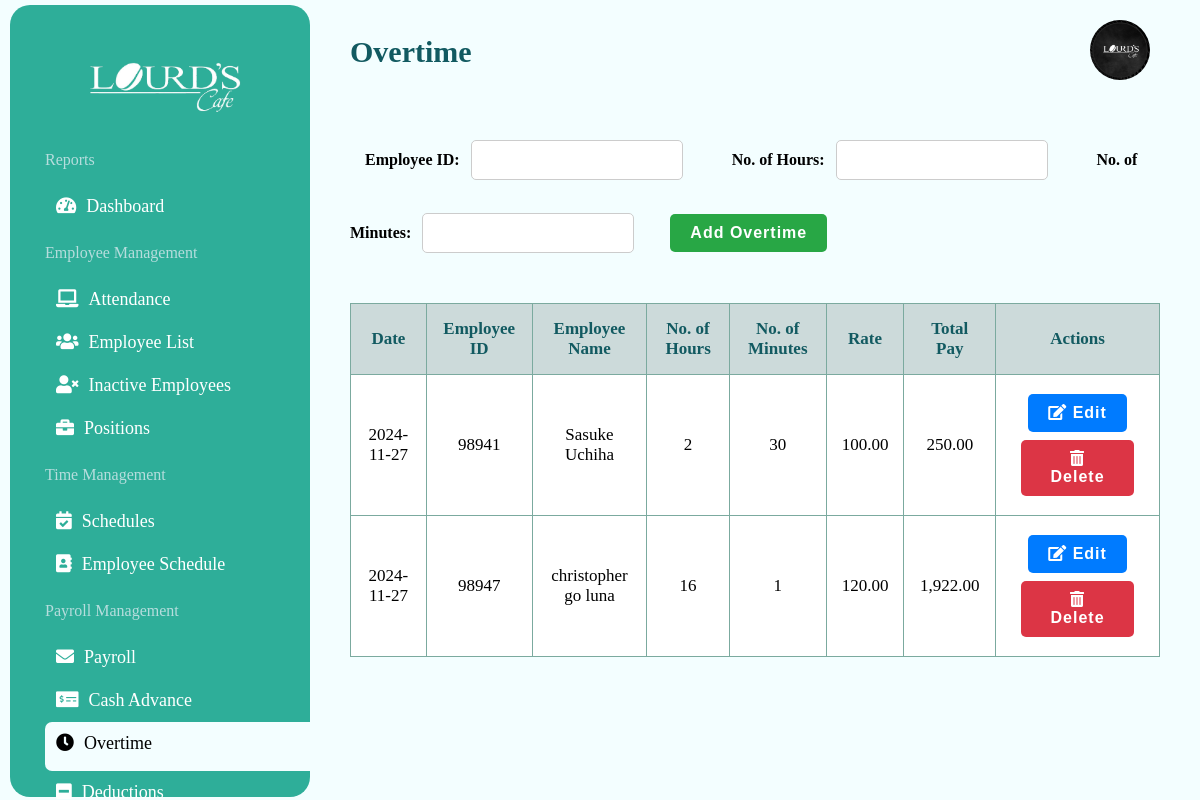
Page /PayManagement/overtime.php (signed in) on the committed database.
### tables this page shows
CREATE TABLE `overtime_records` (
  `id` int(11) NOT NULL,
  `employee_id` int(11) NOT NULL,
  `date_issued` date NOT NULL,
  `hours_worked` float NOT NULL,
  `minutes_worked` int(11) NOT NULL,
  `hourly_rate` decimal(10,2) NOT NULL,
  `total_overtime_pay` decimal(10,2) NOT NULL
);

### PayManagement/overtime.php (the view, shortened to what this page needs)
<?php
$servername = "localhost";
$db_username = "root";
$db_password = "";
$dbname = "CoffeeShop";
$conn = new mysqli($servername, $db_username, $db_password, $dbname);
$sql = "
    SELECT
        o.id, o.employee_id,
        CONCAT(e.firstname, ' ', e.lastname) AS employee_name,
        o.date_issued, o.hours_worked, o.minutes_worked,
        o.hourly_rate, o.total_overtime_pay
    FROM overtime_records o
    LEFT JOIN employees e ON o.employee_id = e.employee_id
";
$result = $conn->query($sql);
$overtimeRecords = $result->fetch_all(MYSQLI_ASSOC);
?>
<!DOCTYPE html>
<html lang="en">
<head>
    <link rel="stylesheet" href="../style/style-overtime.css">
    <link rel="stylesheet" href="../style/style-sidebar.css">
    <link rel="stylesheet" href="../style/style-logout.css">
    <link rel="stylesheet" href="https://cdnjs.cloudflare.com/ajax/libs/font-awesome/5.15.3/css/all.min.css">
</head>
<body>
<div class="sidebar">
        <a href="../dashboard.php"><img alt="Company Logo" height="80" src="../img/letterLogo.png" width="80" /></a>
        <ul>
            <p>Reports</p>
            <li><a href="../dashboard.php"><i class="fas fa-tachometer-alt"></i>Dashboard</a></li>
            <p>Employee Management</p>
            <ul>
            <li><a href="../EmManagement/attendance.php"><i class="fa fa-laptop" aria-hidden="true"></i>Attendance</a></li>
                <li><a href="../EmManagement/employee-list.php"><i class="fa fa-users" aria-hidden="true"></i></i>Employee List</a></li>
                <li><a href="../EmManagement/inactive-employees.php"><i class="fa fa-user-times" aria-hidden="true"></i>Inactive Employees</a></li>
                <li><a href="../EmManagement/positions.php"><i class="fa fa-briefcase" aria-hidden="true"></i>Positions</a></li>
            </ul>
            <p>Time Management</p>
            <ul>
                <li><a href="../EmManagement/schedule_management.php"><i class="fas fa-calendar-check"></i>Schedules</a></li>
                <li><a href="../EmManagement/employee-schedule.php"><i class="fa fa-address-book" aria-hidden="true"></i>Employee Schedule</a></li>
            </ul>
            <p>Payroll Management</p>
            <li><a href="payroll.php"><i class="fa fa-envelope" aria-hidden="true"></i>Payroll</a></li>
            <li><a href="cash-advance.php"><i class="fas fa-money-check-alt"></i>Cash Advance</a></li>
            <li style="    background-color: #f3feff;
                            border-radius: 7px 0px 0px 7px;
                            text-decoration: none;
                            height: 27px;
                            font-size: 18px;
                            transition: color 0.3s ease; ">
                <a href="overtime.php" style=" color: black; transition: color 0.3s ease;"><i class="fas fa-clock" aria-hidden="true"></i>Overtime</a></li>
            <li><a href="taxDeduction.php"><i class="fa fa-minus-square" aria-hidden="true"></i>Deductions</a></li><br>
        </ul>
    </div>
    <div class="content">
    <div class="contentBody">
        <div class="top-bar">
            <h1>Overtime</h1>
            <a href="../admin-profile.php"><img alt="Company Logo" height="80" src="../img/lourds_cafe.jpg" width="80" /></a>
        </div>
        <form method="POST" action="overtime.php">
            <label for="employee_id">Employee ID:</label>
            <input type="number" id="employee_id" name="employee_id" required>
            <label for="overtime_hours">No. of Hours:</label>
            <input type="number" id="overtime_hours" name="overtime_hours" required>
            <label for="overtime_minutes">No. of Minutes:</label>
            <input type="number" id="overtime_minutes" name="overtime_minutes" required>
            <button type="submit" name="add">Add Overtime</button>
        </form>
        <table>
            <tr>
                <th>Date</th>
                <th>Employee ID</th>
                <th>Employee Name</th>
                <th>No. of Hours</th>
                <th>No. of Minutes</th>
                <th>Rate</th>
                <th>Total Pay</th>
                <th>Actions</th>
            </tr>
            <?php foreach ($overtimeRecords as $record): ?>
            <tr>
                <td><?= htmlspecialchars($record['date_issued']); ?></td>
                <td><?= htmlspecialchars($record['employee_id']); ?></td>
                <td><?= htmlspecialchars($record['employee_name']); ?></td>
                <td><?= htmlspecialchars($record['hours_worked']); ?></td>
                <td><?= htmlspecialchars($record['minutes_worked']); ?></td>
                <td><?= htmlspecialchars(number_format($record['hourly_rate'], 2)); ?></td>
                <td><?= htmlspecialchars(number_format($record['total_overtime_pay'], 2)); ?></td>
                <td>
                    <button onclick="openModal('<?= $record['id']; ?>', '<?= htmlspecialchars($record['employee_id']); ?>', '<?= $record['hours_worked']; ?>', '<?= $record['minutes_worked']; ?>')" class="edit-button">
                        <i class="fas fa-edit"></i> Edit
                    </button>
                    <a href="overtime.php?delete_id=<?= $record['id']; ?>" onclick="return confirm('Are you sure you want to delete this overtime entry?')">
                        <button class="delete-button">
                            <i class="fas fa-trash-alt"></i> Delete
                        </button>
                    </a>
                </td>
            </tr>
            <?php endforeach; ?>
        </table>
    </div>
</div>
</body>
</html>

### style/style-overtime.css (style rules this page uses)
body { margin: 0; font-family: Montserrat; background-color: #f3feff; }
.content { margin-left: 280px; padding: 20px; position: relative; }
.contentBody { margin-left: 30px; padding: 20px; }
.content h1 { position: absolute; z-index: 1; top: 0; left: 0; right: 0; font-size: 30px; margin: 0; margin-top: 10px; margin-left: -80px; background-color: transparent; padding: 25px 150px 25px; color:#125a61; }
.top-bar { margin-top: 100px; }
.top-bar img { z-index: 1; position: absolute; top: 15px; width: 60px; height: 60px; top: 20px; right: 50px;border-radius: 50px; background-color: #4a6a78; border-color: transparent; }
table { width: 100%; border-collapse: collapse; margin-top: 20px; }
table, th, td { border: 1px solid #7baa9f; }
th, td { padding: 15px; text-align: center; font-size: 17px; }
th { background-color: #ccdada; color: #125a61; }
td { background-color: #ffffff; }
label { margin-top: 5px; margin-left: 15px; font-size: 16px; font-weight: bold; }
.modal input[type="submit"], button { background-color: #28a745; color: white; border: none; padding: 10px 20px; text-align: center; text-decoration: none; display: inline-block; font-size: 16px; font-weight: bold; letter-spacing: 1px; margin: 4px 2px; cursor: pointer; border-radius: 5px; transition: background-color 0.3s; }
input[type="text"], input[type="number"] { padding: 10px; font-size: 16px; border: 1px solid #ccc; border-radius: 5px; margin-left: 7px; margin-right: 30px; margin-bottom: 30px; width: 190px; }
.edit-button, .delete-button { background-color: #4CAF50; color: white; cursor: pointer; padding: 10px 20px; font-size: 16px; border: none; border-radius: 5px; transition: background-color 0.3s; margin-left: 10px; margin-right: 10px; }
.edit-button { background-color: #007bff; }
.delete-button { background-color: #dc3545; }
input[type="number"] { -moz-appearance: textfield; -webkit-appearance: none; appearance: none; }

### style/style-sidebar.css (style rules this page uses)
.sidebar { width: 300px; height: 96.5vh; background-color: #2eae99; z-index: 2; color: white; position: fixed; padding-top: 20px; border-radius: 20px 20px 20px 20px; margin-top: 5px; margin-left: 10px; }
.sidebar img { display: block; margin-top: auto; margin-left: 30px; margin-bottom: -10px; align-items: center; width: 250px; height: 120px; }
.sidebar p { margin-left: 35px; color: #b6dddd; }
.sidebar ul { list-style-type: none; padding: 0; }
.sidebar ul li { margin-left: 35px; padding: 11px; text-align: left; cursor: pointer; font-size: 18px; }
.sidebar ul li a { color: rgb(255, 255, 255); text-decoration: none; }
.sidebar ul li i { margin-right: 10px; }

### rows in the picture
overtime_records: date_issued "2024-11-27", employee "98941", employee_name "Sasuke Uchiha", hours_worked "2", minutes_worked "30", hourly_rate "100.00", total_overtime_pay "250.00"
overtime_records: date_issued "2024-11-27", employee "98947", employee_name "christopher go luna", hours_worked "16", minutes_worked "1", hourly_rate "120.00", total_overtime_pay "1,922.00"
